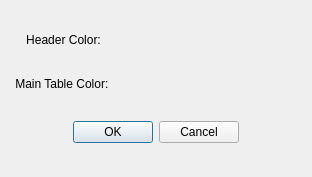
<?xml version="1.0" encoding="UTF-8"?>
<ui version="4.0">
 <class>MainWindow</class>
 <widget class="QMainWindow" name="MainWindow">
  <property name="geometry">
   <rect>
    <x>0</x>
    <y>0</y>
    <width>312</width>
    <height>177</height>
   </rect>
  </property>
  <property name="maximumSize">
   <size>
    <width>366</width>
    <height>231</height>
   </size>
  </property>
  <property name="windowTitle">
   <string>Change Background Color</string>
  </property>
  <widget class="QWidget" name="centralwidget">
   <property name="maximumSize">
    <size>
     <width>312</width>
     <height>177</height>
    </size>
   </property>
   <layout class="QGridLayout" name="gridLayout" columnstretch="1,2,0">
    <property name="leftMargin">
     <number>15</number>
    </property>
    <property name="rightMargin">
     <number>15</number>
    </property>
    <item row="0" column="0">
     <widget class="QLabel" name="label">
      <property name="text">
       <string>Header Color:</string>
      </property>
      <property name="alignment">
       <set>Qt::AlignCenter</set>
      </property>
     </widget>
    </item>
    <item row="1" column="0">
     <widget class="QLabel" name="label_2">
      <property name="text">
       <string>Main Table Color: </string>
      </property>
      <property name="alignment">
       <set>Qt::AlignCenter</set>
      </property>
     </widget>
    </item>
    <item row="0" column="1">
     <widget class="ClickableLabel" name="header_color_label">
      <property name="sizePolicy">
       <sizepolicy hsizetype="Preferred" vsizetype="Fixed">
        <horstretch>0</horstretch>
        <verstretch>0</verstretch>
       </sizepolicy>
      </property>
      <property name="text">
       <string/>
      </property>
     </widget>
    </item>
    <item row="1" column="1">
     <widget class="ClickableLabel" name="main_table_color_label">
      <property name="sizePolicy">
       <sizepolicy hsizetype="Preferred" vsizetype="Fixed">
        <horstretch>0</horstretch>
        <verstretch>0</verstretch>
       </sizepolicy>
      </property>
      <property name="text">
       <string/>
      </property>
     </widget>
    </item>
    <item row="2" column="0" colspan="2">
     <widget class="QDialogButtonBox" name="button_box">
      <property name="standardButtons">
       <set>QDialogButtonBox::Cancel|QDialogButtonBox::Ok</set>
      </property>
      <property name="centerButtons">
       <bool>true</bool>
      </property>
     </widget>
    </item>
   </layout>
  </widget>
 </widget>
 <customwidgets>
  <customwidget>
   <class>ClickableLabel</class>
   <extends>QLabel</extends>
   <header>Ui.custom_widgets</header>
  </customwidget>
 </customwidgets>
 <resources/>
 <connections/>
</ui>
